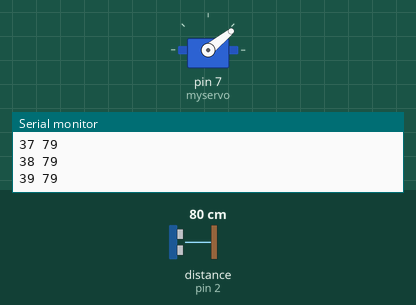
A sketch run on a simulated Arduino Uno, built with avr-gcc and run on an emulated ATmega328P. Parts: servo, the last lines printed to the serial monitor. Wiring (inferred from the names in the program): ultrasonic range finder: trigger pin 4; echo pin 2. The inputs (shaded band) are chosen by the test bench; at power-on: distance to the obstacle (sensor on pin 2) 80 cm. The echo pulse lasts 58.3 µs per cm.

Above: at 1.2 s.
1.3 s: distance to the obstacle (sensor on pin 2) set to 18 cm
At 2.3 s:
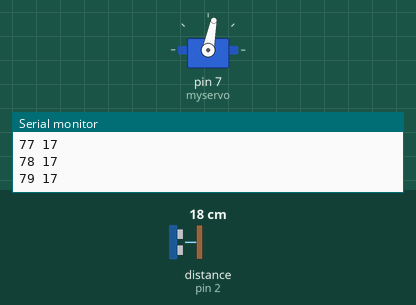
4.3 s: distance to the obstacle (sensor on pin 2) set to 120 cm
At 5.1 s:
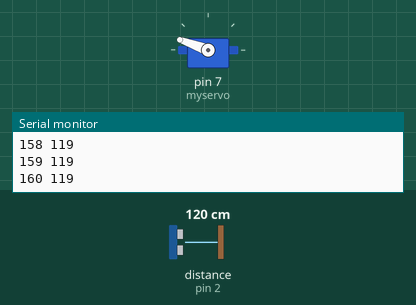
7.3 s: distance to the obstacle (sensor on pin 2) set to 250 cm
At 12.4 s:
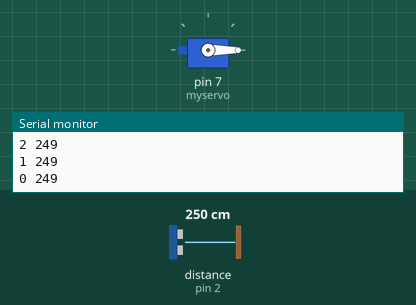
Timing chart, 0 to 19.3 s (numbered marks = the images above; inputs shaded):
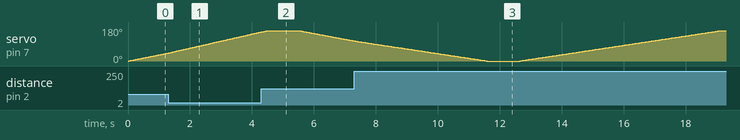

The sketch:

ArduinoProject.ino
```cpp
// C++ code
//
#include <math.h>
#include <Servo.h>

const int trigPin = 4;
const int echoPin = 2;

Servo myservo;

int pos = 0;
unsigned long duration = 0;
int distance = 0;

String serial_out;

void setup()
{
  myservo.attach(7);
  myservo.write(0);

  pinMode(trigPin, OUTPUT);
  pinMode(echoPin, INPUT);

  Serial.begin(9600);
}

void loop()
{

  for (pos = 0; pos <= 160; pos += 1) {
    myservo.write(pos);

    digitalWrite(trigPin, LOW);
    delayMicroseconds(2);
    digitalWrite(trigPin, HIGH);
    delayMicroseconds(10);
    digitalWrite(trigPin, LOW);

    duration = pulseIn(echoPin, HIGH);
    distance = (duration*.0343)/2;

    Serial.print(pos);
    Serial.print(" ");
    Serial.println(distance);

    delay(25);
  }

  delay(1000);

  for (pos = 160; pos >= 0; pos -= 1) {
    myservo.write(pos);

    digitalWrite(trigPin, LOW);
    delayMicroseconds(2);
    digitalWrite(trigPin, HIGH);
    delayMicroseconds(10);
    digitalWrite(trigPin, LOW);

    duration = pulseIn(echoPin, HIGH);
    distance = (int)(duration*.0343)/2;

    Serial.print(pos);
    Serial.print(" ");
    Serial.println(distance);

    delay(25);
  }
  delay(1000);
}
```
